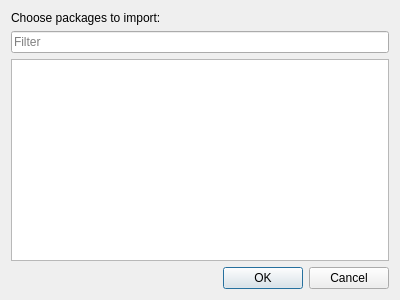
<?xml version="1.0" encoding="UTF-8"?>
<ui version="4.0">
 <class>Dialog</class>
 <widget class="QDialog" name="Dialog">
  <property name="geometry">
   <rect>
    <x>0</x>
    <y>0</y>
    <width>400</width>
    <height>300</height>
   </rect>
  </property>
  <property name="windowTitle">
   <string>Dialog</string>
  </property>
  <property name="windowIcon">
   <iconset>
    <normaloff>obslight.png</normaloff>obslight.png</iconset>
  </property>
  <property name="locale">
   <locale language="English" country="UnitedStates"/>
  </property>
  <layout class="QVBoxLayout" name="verticalLayout">
   <item>
    <widget class="QLabel" name="packagesLabel">
     <property name="text">
      <string>Choose packages to import:</string>
     </property>
    </widget>
   </item>
   <item>
    <widget class="QLineEdit" name="filterLineEdit">
     <property name="placeholderText">
      <string>Filter</string>
     </property>
    </widget>
   </item>
   <item>
    <widget class="QListWidget" name="packagesListWidget">
     <property name="selectionMode">
      <enum>QAbstractItemView::MultiSelection</enum>
     </property>
    </widget>
   </item>
   <item>
    <widget class="QDialogButtonBox" name="packagesButtonBox">
     <property name="orientation">
      <enum>Qt::Horizontal</enum>
     </property>
     <property name="standardButtons">
      <set>QDialogButtonBox::Cancel|QDialogButtonBox::Ok</set>
     </property>
    </widget>
   </item>
  </layout>
 </widget>
 <resources/>
 <connections>
  <connection>
   <sender>packagesButtonBox</sender>
   <signal>accepted()</signal>
   <receiver>Dialog</receiver>
   <slot>accept()</slot>
   <hints>
    <hint type="sourcelabel">
     <x>248</x>
     <y>254</y>
    </hint>
    <hint type="destinationlabel">
     <x>157</x>
     <y>274</y>
    </hint>
   </hints>
  </connection>
  <connection>
   <sender>packagesButtonBox</sender>
   <signal>rejected()</signal>
   <receiver>Dialog</receiver>
   <slot>reject()</slot>
   <hints>
    <hint type="sourcelabel">
     <x>316</x>
     <y>260</y>
    </hint>
    <hint type="destinationlabel">
     <x>286</x>
     <y>274</y>
    </hint>
   </hints>
  </connection>
 </connections>
</ui>
